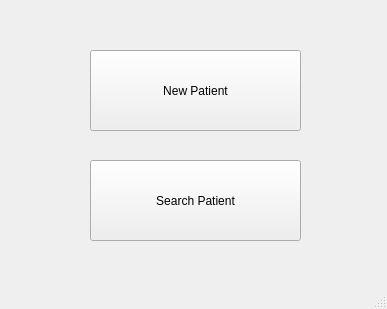
<?xml version="1.0" encoding="UTF-8"?>
<ui version="4.0">
 <class>Home</class>
 <widget class="QMainWindow" name="Home">
  <property name="geometry">
   <rect>
    <x>0</x>
    <y>0</y>
    <width>387</width>
    <height>309</height>
   </rect>
  </property>
  <property name="windowTitle">
   <string>MainWindow</string>
  </property>
  <widget class="QWidget" name="centralwidget">
   <widget class="QPushButton" name="new_p">
    <property name="geometry">
     <rect>
      <x>90</x>
      <y>50</y>
      <width>211</width>
      <height>81</height>
     </rect>
    </property>
    <property name="text">
     <string>New Patient</string>
    </property>
    <property name="autoDefault">
     <bool>false</bool>
    </property>
   </widget>
   <widget class="QPushButton" name="search_p">
    <property name="geometry">
     <rect>
      <x>90</x>
      <y>160</y>
      <width>211</width>
      <height>81</height>
     </rect>
    </property>
    <property name="text">
     <string>Search Patient</string>
    </property>
   </widget>
  </widget>
  <widget class="QStatusBar" name="statusbar"/>
 </widget>
 <resources/>
 <connections/>
</ui>
